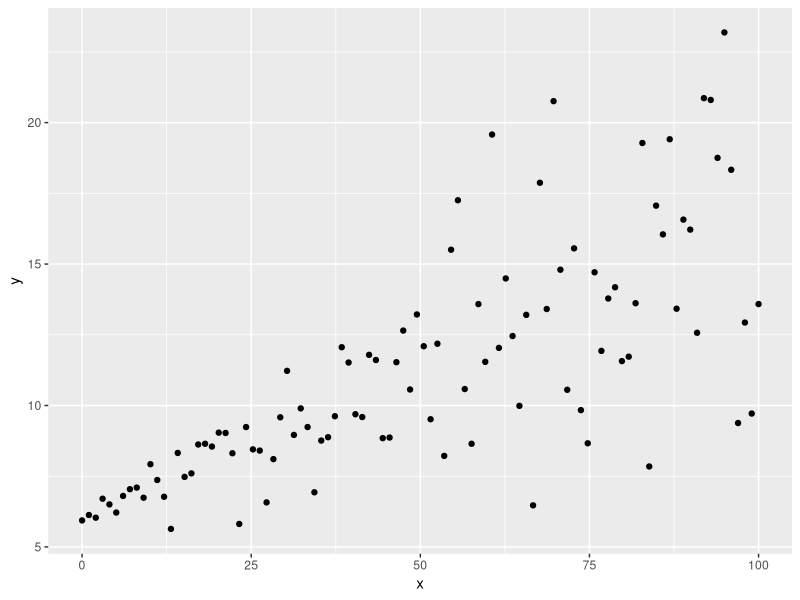
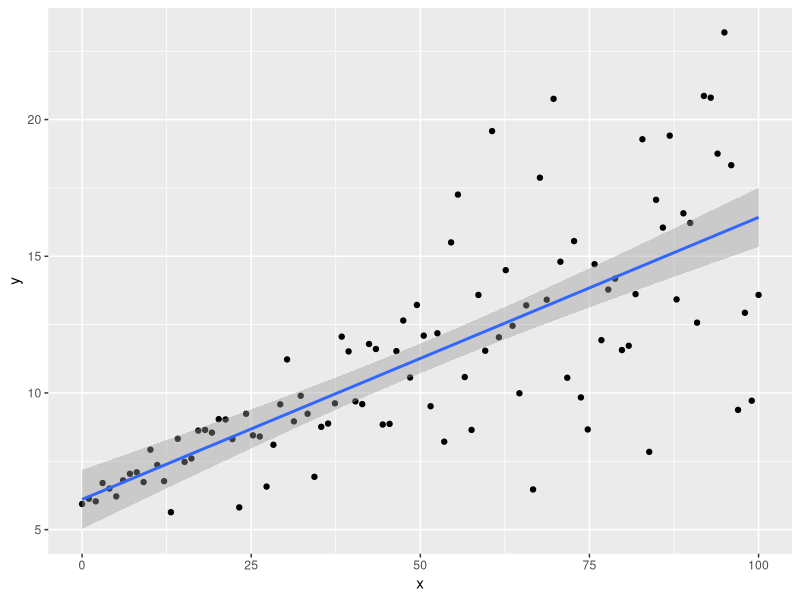
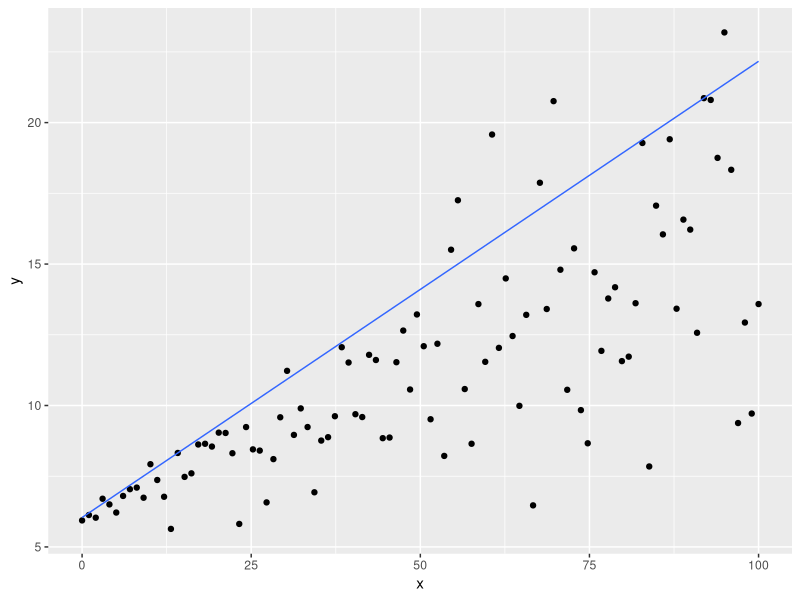
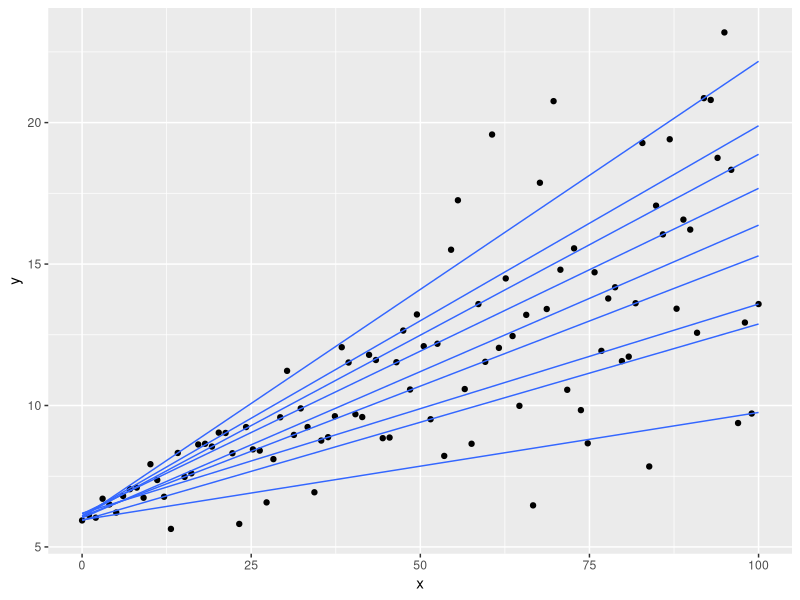
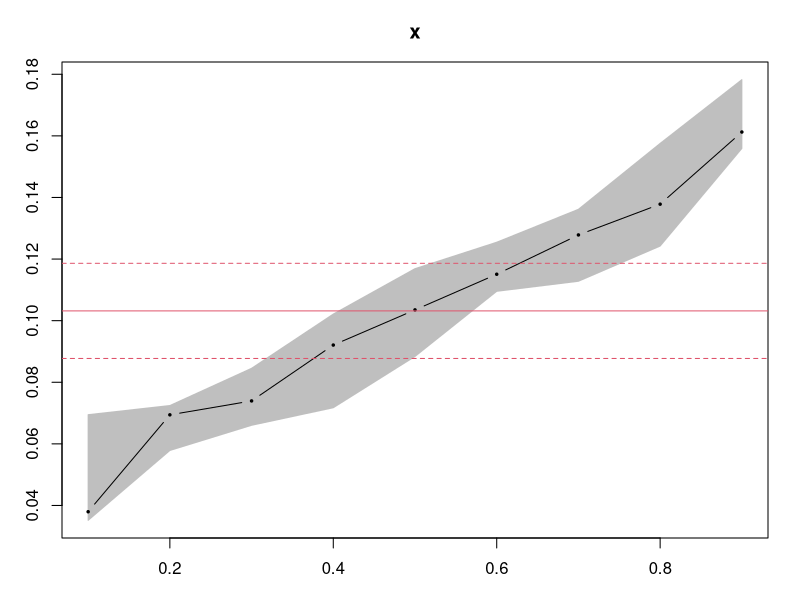

These charts were generated, in order, by the following R code:
# generate data with non-constant variance

x <- seq(0,100,length.out = 100)        # independent variable
sig <- 0.1 + 0.05*x                     # non-constant variance
b_0 <- 6                                # true intercept
b_1 <- 0.1                              # true slope
set.seed(1)                             # make the next line reproducible
e <- rnorm(100,mean = 0, sd = sig)      # normal random error with non-constant variance
y <- b_0 + b_1*x + e                    # dependent variable
dat <- data.frame(x,y)
library(ggplot2)
ggplot(dat, aes(x,y)) + geom_point()

ggplot(dat, aes(x,y)) + geom_point() + geom_smooth(method="lm")


ggplot(dat, aes(x,y)) + geom_point() + geom_quantile(aes(x,y), quantiles=0.9) 

library(quantreg)
qr1 <- rq(y ~ x, data=dat, tau = 0.9)
summary(qr1)

###Perform it for multiple quantiles
qs <- 1:9/10
qr2 <- rq(y ~ x, data=dat, tau = qs)
summary(qr2)

ggplot(dat, aes(x,y)) + geom_point() + geom_quantile(quantiles = qs)

plot(summary(qr2), parm="x")

